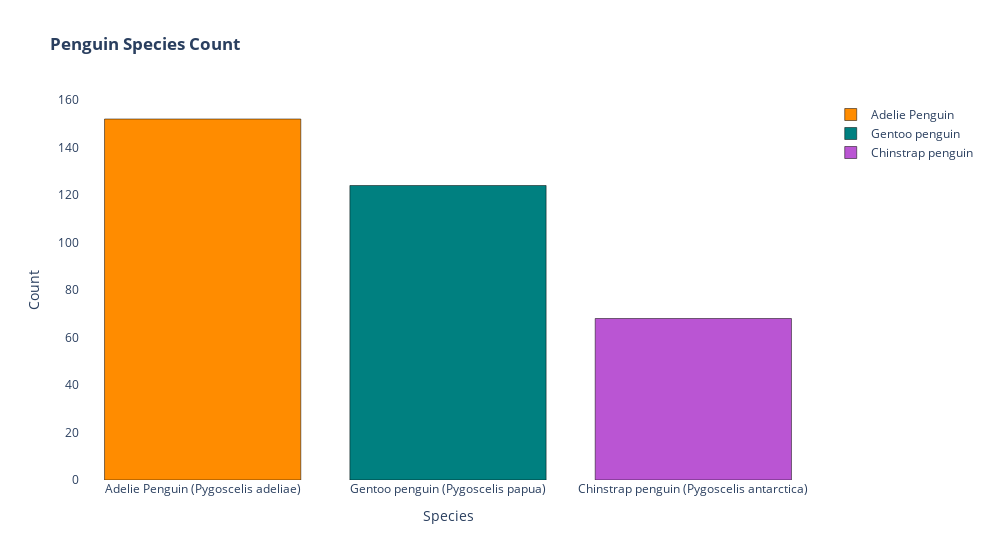

The notebook cell this image was saved under:
### Markdown cell above
### Species Count

### Code cell
# Penguin Species Count

trace1 = go.Bar(
    x=adelie_count_df["Species"],
    y=adelie_count_df["Count"],
    marker=dict(color=adelie_count_df["Color"], line_color="rgb(0,0,0)"),
    name="Adelie Penguin",
)

trace2 = go.Bar(
    x=gentoo_count_df["Species"],
    y=gentoo_count_df["Count"],
    marker=dict(color=gentoo_count_df["Color"], line_color="rgb(0,0,0)"),
    name="Gentoo penguin",
)

trace3 = go.Bar(
    x=chinstrap_count_df["Species"],
    y=chinstrap_count_df["Count"],
    marker=dict(color=chinstrap_count_df["Color"], line_color="rgb(0,0,0)"),
    name="Chinstrap penguin",
)


data = [trace1, trace2, trace3]

layout = dict(
    title="<b>Penguin Species Count</b>",
    showlegend=True,
    width=990,
    xaxis=dict(showgrid=False, title="Species"),
    yaxis=dict(title="Count"),
    plot_bgcolor="rgba(0,0,0,0)",
    paper_bgcolor="rgba(0,0,0,0)",
)

fig = dict(data=data, layout=layout)

iplot(fig)

### Figure 1 — Plotly figure (JSON) as saved in the notebook; plotly's stock layout.template omitted (floating-point values rounded to 4 significant figures)
{"data": [{"marker": {"color": ["darkorange"], "line": {"color": "rgb(0,0,0)"}}, "name": "Adelie Penguin", "type": "bar", "x": ["Adelie Penguin (Pygoscelis adeliae)"], "y": [152]}, {"marker": {"color": ["teal"], "line": {"color": "rgb(0,0,0)"}}, "name": "Gentoo penguin", "type": "bar", "x": ["Gentoo penguin (Pygoscelis papua)"], "y": [124]}, {"marker": {"color": ["mediumorchid"], "line": {"color": "rgb(0,0,0)"}}, "name": "Chinstrap penguin", "type": "bar", "x": ["Chinstrap penguin (Pygoscelis antarctica)"], "y": [68]}], "layout": {"paper_bgcolor": "rgba(0,0,0,0)", "plot_bgcolor": "rgba(0,0,0,0)", "showlegend": true, "title": {"text": "<b>Penguin Species Count</b>"}, "width": 990, "xaxis": {"showgrid": false, "title": {"text": "Species"}}, "yaxis": {"title": {"text": "Count"}}}}
